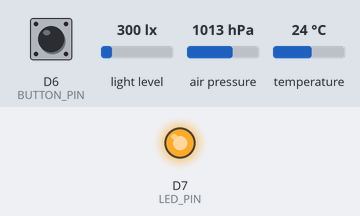
Simulated run of this sketch. Board: ESP8266 (NodeMCU). On the bench: output pins drawn as LEDs (lit = HIGH). Dashed ring = blinking. The test bench sets the inputs (shaded band); at power-on: D6 (BUTTON_PIN) HIGH, light level 300 lx, air pressure 1013 hPa, temperature 24 °C. WiFi joins after 1.5 s; servers stay silent unless stated; no MQTT or app messages arrive unless stated; what the sketch prints to the serial monitor is not drawn.

Above: at 1.8 s.
At 4.7 s:
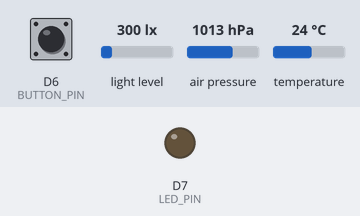
4.8 s: D6 (BUTTON_PIN) pulled LOW for 0.15 s
At 4.94 s:
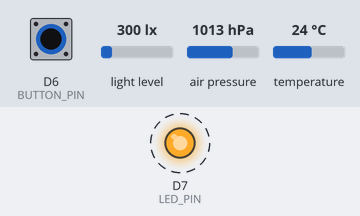
Timing chart, 0 to 7.8 s (numbered marks = the images above; inputs shaded):
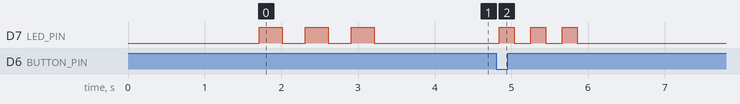

Measured:
- after the input at 4.8 s, D7 (LED_PIN): alternates HIGH for 0.20 s and LOW for 0.21 s, 6 changes in all, then stays LOW, starting at once

The sketch:

sensor.ino
```cpp
#include <Wire.h>
#include <BH1750.h>
#include <Adafruit_BMP085_U.h>
#include <Adafruit_Sensor.h>
#include <ESP8266WiFi.h>
#include <PubSubClient.h>
#include <ArduinoJson.h>

#define LED_PIN D7
#define BUTTON_PIN D6
#define SDA_PIN 4  // D2
#define SCL_PIN 5  // D1

// Wi-Fi credentials
const char *ssid = "";
const char *password = "";

// MQTT configuration
const char *mqtt_server = "192.168.1.28";
String mqtt_client_id = "sensor_living_room";

WiFiClient client;
PubSubClient subClient(client);

// Sensors
BH1750 lightMeter;
Adafruit_BMP085_Unified bmp = Adafruit_BMP085_Unified(10085);

// Timing
unsigned long previousMillis = 0;
const unsigned long interval = 60000; // 60 seconds

// Button state
bool lastButtonState = HIGH;

void blinkLED(int times = 1, int duration = 200) {
  for (int i = 0; i < times; i++) {
    digitalWrite(LED_PIN, HIGH);
    delay(duration);
    digitalWrite(LED_PIN, LOW);
    delay(duration);
  }
}

void connectWiFi() {
  Serial.println("[INFO] Connecting to Wi-Fi...");
  WiFi.begin(ssid, password);
  while (WiFi.status() != WL_CONNECTED) {
    delay(500);
    Serial.print(".");
  }
  Serial.println("\n[INFO] Wi-Fi connected");
  Serial.print("[INFO] IP address: ");
  Serial.println(WiFi.localIP());
}

void mqttReconnect() {
  while (!subClient.connected()) {
    Serial.println("[INFO] Attempting MQTT connection...");
    if (subClient.connect(mqtt_client_id.c_str())) {
      Serial.print("[INFO] Connected to MQTT broker as ");
      Serial.println(mqtt_client_id);
    } else {
      Serial.print("[ERROR] MQTT connection failed. RC = ");
      Serial.println(subClient.state());
      delay(2000);
    }
  }
}

bool publishSensorData(const char *topic, StaticJsonDocument<200> &doc) {
  char buffer[200];
  serializeJson(doc, buffer);
  Serial.print("[MQTT] Publishing to topic '");
  Serial.print(topic);
  Serial.print("': ");
  Serial.println(buffer);

  if (subClient.publish(topic, buffer)) {
    blinkLED();
    Serial.println("[MQTT] Message published successfully.");
    return true;
  } else {
    Serial.println("[ERROR] Failed to publish message.");
    return false;
  }
}

void readAndSendSensors() {
  // Read light level
  float lux = lightMeter.readLightLevel();
  Serial.print("[SENSOR] Light level: ");
  Serial.print(lux);
  Serial.println(" lx");

  // Read pressure and temperature
  sensors_event_t event;
  bmp.getEvent(&event);
  float temperature = 0;
  float pressure = 0;

  if (event.pressure) {
    bmp.getTemperature(&temperature);
    pressure = event.pressure;
    Serial.print("[SENSOR] Temperature: ");
    Serial.print(temperature);
    Serial.println(" °C");
    Serial.print("[SENSOR] Pressure: ");
    Serial.print(pressure);
    Serial.println(" hPa");
  } else {
    Serial.println("[ERROR] Failed to read BMP180 sensor.");
  }

  // Message 1: Light
  StaticJsonDocument<200> msg1;
  msg1["sensor_id"] = mqtt_client_id;
  msg1["ip_address"] = WiFi.localIP().toString();
  msg1["value"] = lux;
  publishSensorData("appartment/livingroom/lux", msg1);

  // Message 2: Temperature
  StaticJsonDocument<200> msg2;
  msg2["sensor_id"] = mqtt_client_id;
  msg2["ip_address"] = WiFi.localIP().toString();
  msg2["value"] = temperature;
  publishSensorData("appartment/livingroom/temperature", msg2);

  // Message 3: Temperature
  StaticJsonDocument<200> msg3;
  msg3["sensor_id"] = mqtt_client_id;
  msg3["ip_address"] = WiFi.localIP().toString();
  msg3["value"] = pressure;
  publishSensorData("appartment/livingroom/pressure", msg3);

  Serial.println("[INFO] Sensor data sent.");
}

void setup() {
  Serial.begin(115200);
  delay(200);

  Serial.println("");
  Serial.println("====================================");
  Serial.println("Domo sensor by ARZ - 06/08/2025");
  Serial.println("====================================");

  pinMode(LED_PIN, OUTPUT);
  digitalWrite(LED_PIN, LOW);
  pinMode(BUTTON_PIN, INPUT_PULLUP); // Button connected between D6 and GND

  connectWiFi();
  blinkLED(3, 300);

  subClient.setServer(mqtt_server, 1883);
  subClient.setCallback(mqtt_callback);

  Serial.println("[INFO] Initializing I2C bus...");
  Wire.begin(SDA_PIN, SCL_PIN);

  Serial.println("[INFO] Initializing BH1750 light sensor...");
  if (!lightMeter.begin(BH1750::CONTINUOUS_HIGH_RES_MODE)) {
    Serial.println("[ERROR] Failed to initialize BH1750.");
    while (1);
  }
  Serial.println("[INFO] BH1750 initialized successfully.");

  Serial.println("[INFO] Initializing BMP180 pressure sensor...");
  if (!bmp.begin()) {
    Serial.println("[ERROR] Failed to initialize BMP180.");
    while (1);
  }
  Serial.println("[INFO] BMP180 initialized successfully.");
}

void loop() {
  if (!subClient.connected()) {
    mqttReconnect();
  }
  subClient.loop();

  // Timer-based reading
  unsigned long currentMillis = millis();
  if (currentMillis - previousMillis >= interval) {
    previousMillis = currentMillis;
    readAndSendSensors();
  }

  // Button-based manual sending
  bool currentButtonState = digitalRead(BUTTON_PIN);
  if (lastButtonState == HIGH && currentButtonState == LOW) {
    Serial.println("[BUTTON] Button pressed - sending data now...");
    readAndSendSensors();
  }
  lastButtonState = currentButtonState;
}

void mqtt_callback(char *topic, byte *payload, unsigned int length) {
  Serial.print("[MQTT] Message received on topic: ");
  Serial.println(topic);
}
```
